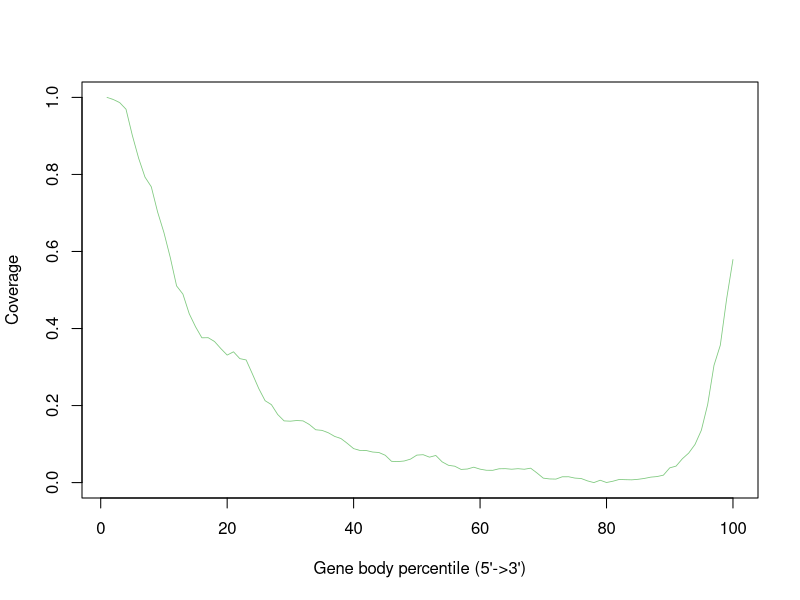

Recreate this plot in R.
illumina_sample1B.possorted_genome_bam.correctedBC_xf25 <- c(1.0,0.9944351045944968,0.9865186950692686,0.9693026324189739,0.901417292673065,0.8419697388861697,0.7931625204826456,0.7679130046179056,0.7024217403332553,0.6490285373794982,0.5845268242855015,0.5106190547126045,0.48931710327509526,0.43837117745951354,0.4044391479219425,0.3759336894298908,0.37617841714370837,0.36621906322487285,0.3479283267008576,0.3310208337766806,0.3395650230895278,0.3218488646762146,0.3184120363473857,0.28179864229320506,0.24407865335915388,0.212615181630525,0.20227277563788812,0.17664020769934669,0.16021152986742143,0.1594347853844353,0.1611798003873082,0.1602221702028048,0.15076291204698772,0.1371752037624226,0.1355472324487668,0.12933327658487795,0.119905939435211,0.11431976335894108,0.10181736928347981,0.08816581898661446,0.08343086974101424,0.08329254538103041,0.0793662616245664,0.0781107020493286,0.07097103700708646,0.05521270030431359,0.05449979783362772,0.05607456747036667,0.06096912174671746,0.07135408908088783,0.07242876295460833,0.0660339213892022,0.07041773956715115,0.05387201804600881,0.044902215317826816,0.04250813985656828,0.03416611691600519,0.03527271179587581,0.0400183013768594,0.034879019386691065,0.032027409503947564,0.03183588346704688,0.035857930241961225,0.036155859632695624,0.03470877402055713,0.036102657955778765,0.03465557234364027,0.03744334021408355,0.025004788150922518,0.011555404226341215,0.009501819497350556,0.009086846417399076,0.01508799557362048,0.015183758592070822,0.011704368921708412,0.010555212700304314,0.004383818177948969,0.0,0.006139473516205231,0.00022344704305079697,0.003521951011895895,0.008107935562128918,0.007575918792960354,0.007171586048392246,0.008544189312847141,0.010842501755655338,0.014162286395267178,0.0156732140197059,0.01929092805005214,0.038252005703219766,0.0427954289119193,0.06189483092507076,0.0766636164371901,0.09912536443148688,0.13591964418718477,0.2027941520716733,0.3043880743121023,0.35677044540443914,0.4770700772488349,0.5791321742461323)


pdf("illumina_sample1B.CDS_only.geneBodyCoverage.curves.pdf")
x=1:100
icolor = colorRampPalette(c("#7fc97f","#beaed4","#fdc086","#ffff99","#386cb0","#f0027f"))(1)
plot(x,illumina_sample1B.possorted_genome_bam.correctedBC_xf25,type='l',xlab="Gene body percentile (5'->3')", ylab="Coverage",lwd=0.8,col=icolor[1])
dev.off()
